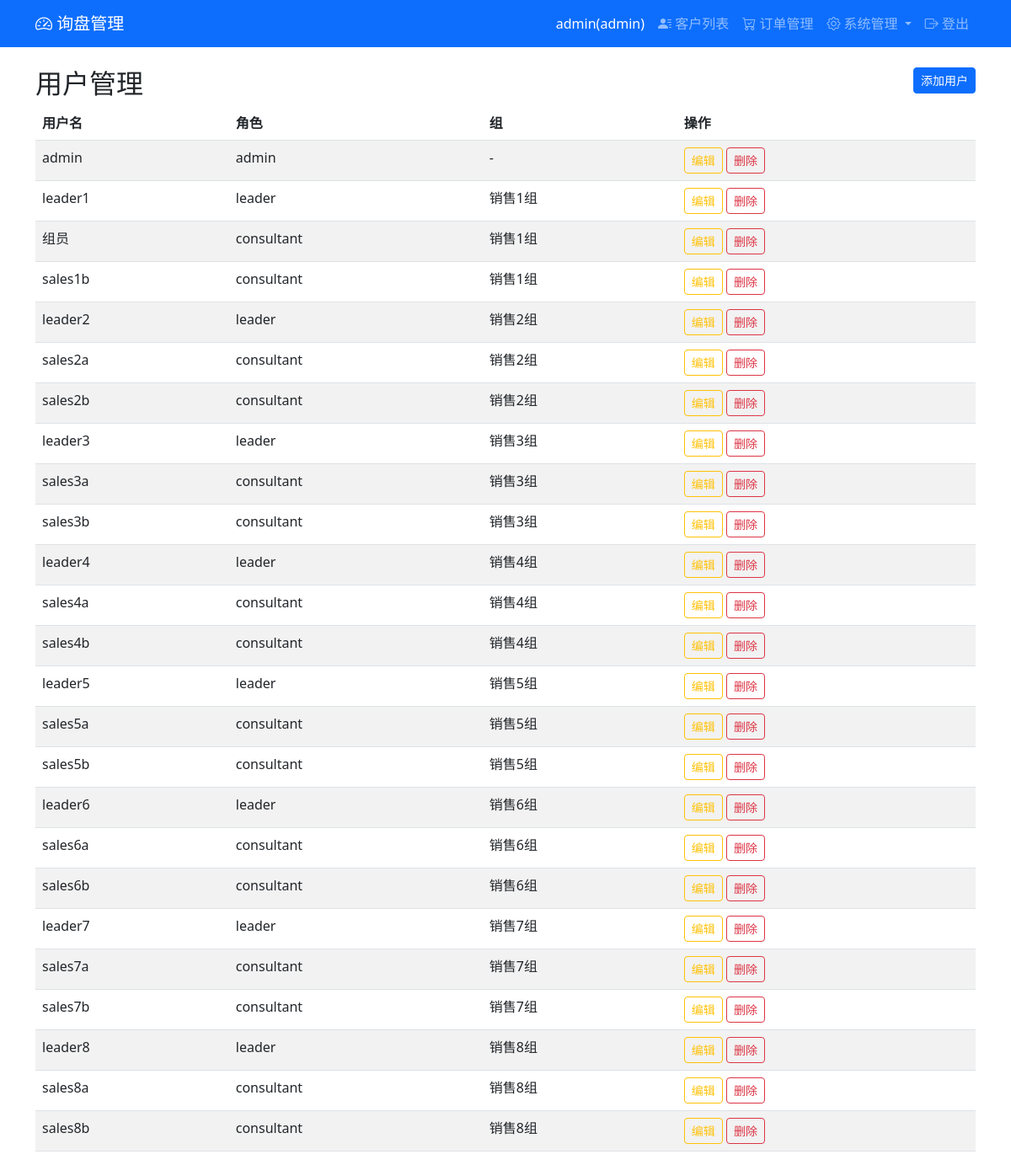
The app's page /admin/users (signed in) with its own data.
### models.py (models this page shows)
class User(UserMixin, db.Model):
    id = db.Column(db.Integer, primary_key=True)
    username = db.Column(db.String(50), unique=True, nullable=False)
    password = db.Column(db.String(100), nullable=False)
    role = db.Column(db.String(20), nullable=False)      # admin / leader / consultant
    group_name = db.Column(db.String(50))

### app.py (the view)
@app.route('/admin/users')
@login_required
def admin_users():
    if current_user.role != 'admin':
        flash('无权限')
        return redirect(url_for('lead_list'))
    users = User.query.all()
    return render_template('admin_users.html', users=users)

### app.py (called while the page is built)
@login_manager.user_loader
def load_user(user_id):
    return User.query.get(int(user_id))

### templates/admin_users.html
{% extends "base.html" %}
{% block content %}
<h2>用户管理 <a href="/admin/user/new" class="btn btn-primary btn-sm float-end">添加用户</a></h2>
<table class="table table-striped">
  <thead>
    <tr><th>用户名</th><th>角色</th><th>组</th><th>操作</th></tr>
  </thead>
  <tbody>
    {% for u in users %}
    <tr>
      <td>{{ u.username }}</td>
      <td>{{ u.role }}</td>
      <td>{{ u.group_name or '-' }}</td>
      <td>
        <a href="/admin/user/{{ u.id }}/edit" class="btn btn-outline-warning btn-sm">编辑</a>
        <form action="/admin/user/{{ u.id }}/delete" method="post" style="display:inline;" onsubmit="return confirm('确定删除？');">
          <button class="btn btn-outline-danger btn-sm">删除</button>
        </form>
      </td>
    </tr>
    {% endfor %}
  </tbody>
</table>
{% endblock %}

### templates/base.html (shortened to what this page needs)
<!DOCTYPE html>
<html lang="zh">
<head>
    <link href="https://cdn.jsdelivr.net/npm/bootstrap@5.3.0/dist/css/bootstrap.min.css" rel="stylesheet">
    <link rel="stylesheet" href="https://cdn.jsdelivr.net/npm/bootstrap-icons@1.10.5/font/bootstrap-icons.css">
</head>
<body>
    <nav class="navbar navbar-expand-lg navbar-dark bg-primary mb-4">
        <div class="container">
            <a class="navbar-brand" href="/"><i class="bi bi-speedometer2"></i> 询盘管理</a>
            <div class="collapse navbar-collapse" id="navbarNav">
                <ul class="navbar-nav ms-auto">
                    {% if current_user.is_authenticated %}
                    <li class="nav-item"><span class="nav-link text-white">{{ current_user.username }}({{ current_user.role }})</span></li>
                    <li class="nav-item"><a class="nav-link" href="/leads"><i class="bi bi-person-lines-fill"></i> 客户列表</a></li>
                    <li class="nav-item"><a class="nav-link" href="/orders"><i class="bi bi-cart-check"></i> 订单管理</a></li>
                    {% if current_user.role == 'admin' %}
                    <li class="nav-item dropdown">
                        <a class="nav-link dropdown-toggle" href="#" role="button" data-bs-toggle="dropdown">
                            <i class="bi bi-gear"></i> 系统管理
                        </a>
                    </li>
                    {% endif %}
                    <li class="nav-item"><a class="nav-link" href="/logout"><i class="bi bi-box-arrow-right"></i> 登出</a></li>
                    {% endif %}
                </ul>
            </div>
        </div>
    </nav>
    <div class="container">
        {% block content %}{% endblock %}
    </div>
</body>
</html>

### records on screen
User: username "admin", role "admin", group_name "-"
User: username "leader1", role "leader", group_name "销售1组"
User: username "组员", role "consultant", group_name "销售1组"
User: username "sales1b", role "consultant", group_name "销售1组"
User: username "leader2", role "leader", group_name "销售2组"
User: username "sales2a", role "consultant", group_name "销售2组"
User: username "sales2b", role "consultant", group_name "销售2组"
User: username "leader3", role "leader", group_name "销售3组"
User: username "sales3a", role "consultant", group_name "销售3组"
User: username "sales3b", role "consultant", group_name "销售3组"
User: username "leader4", role "leader", group_name "销售4组"
User: username "sales4a", role "consultant", group_name "销售4组"
User: username "sales4b", role "consultant", group_name "销售4组"
User: username "leader5", role "leader", group_name "销售5组"
User: username "sales5a", role "consultant", group_name "销售5组"
User: username "sales5b", role "consultant", group_name "销售5组"
User: username "leader6", role "leader", group_name "销售6组"
User: username "sales6a", role "consultant", group_name "销售6组"
User: username "sales6b", role "consultant", group_name "销售6组"
User: username "leader7", role "leader", group_name "销售7组"
User: username "sales7a", role "consultant", group_name "销售7组"
User: username "sales7b", role "consultant", group_name "销售7组"
User: username "leader8", role "leader", group_name "销售8组"
User: username "sales8a", role "consultant", group_name "销售8组"
User: username "sales8b", role "consultant", group_name "销售8组"
